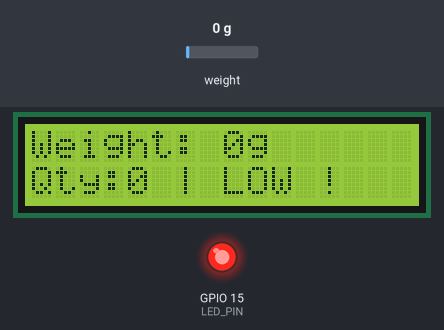
Bench run of a sketch on a simulated ESP32. Shown: 16×2 character LCD, output pins drawn as LEDs (lit = HIGH). The inputs (shaded band) are chosen by the test bench; at power-on: weight on the scale 0 g. WiFi joins after 1.5 s; servers stay silent unless stated; EEPROM starts erased; no MQTT or app messages arrive unless stated; what the sketch prints to the serial monitor is not drawn.

Above: at 3.1 s.
3.2 s: weight on the scale set to 100 g
At 5.3 s:
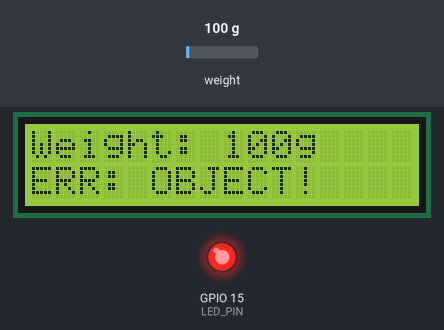
6.0 s: weight on the scale set to 4198 g
At 6.9 s:
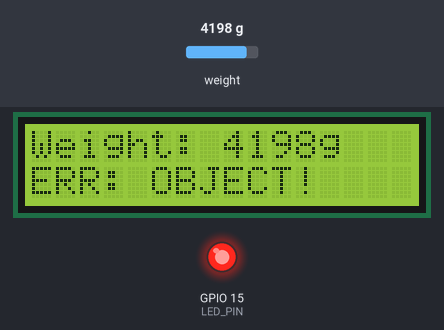
8.0 s: weight on the scale set to 4293 g
At 9.5 s:
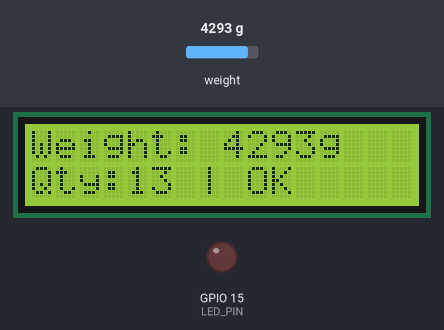
Timing chart, 0 to 11.0 s (numbered marks = the images above; inputs shaded):
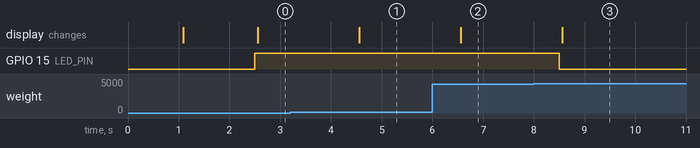

The sketch:

sketch.ino
```cpp
#include "HX711.h"
#include <LiquidCrystal_I2C.h>
#include <Preferences.h>
#include <WiFi.h>
#include <PubSubClient.h>
#include <ArduinoJson.h>
#include <math.h>

// ============================================================
// DE TAI 41 - KE HANG THONG MINH BAO TON KHO
// SV1: ESP32 / Wokwi / Firmware
// Dashboard: Node-RED (xem nodered/smart-shelf-dashboard.json)
// Tai lieu: README.md (so do dau noi, giao thuc MQTT, hieu chuan)
// ============================================================

// 1. WIFI VA MQTT (HIVEMQ PUBLIC - CHI DE THU NGHIEM)
const char* ssid = "Wokwi-GUEST";
const char* password = "";
const char* mqtt_server = "broker.hivemq.com";
const int mqtt_port = 1883;

const char* DEVICE_ID = "shelf_01";
const char* topic_telemetry = "smartretail/shelves/shelf_01/telemetry";
const char* topic_commands  = "smartretail/shelves/shelf_01/commands";
const char* topic_status    = "smartretail/shelves/shelf_01/status";

// Last Will: broker tu gui OFFLINE neu mat ket noi MQTT bat ngo.
// ONLINE duoc ESP32 publish sau khi ket noi thanh cong.
const char* mqtt_offline_payload =
  "{\"device_id\":\"shelf_01\",\"connection\":\"OFFLINE\"}";
const char* mqtt_online_payload =
  "{\"device_id\":\"shelf_01\",\"connection\":\"ONLINE\"}";

WiFiClient espClient;
PubSubClient client(espClient);
Preferences preferences;
HX711 scale;
LiquidCrystal_I2C lcd(0x27, 16, 2);
long saved_offset = 0;

// 2. KET NOI PHAN CUNG (GIU NGUYEN diagram.json HIEN TAI)
const int LOADCELL_DOUT_PIN = 4;
const int LOADCELL_SCK_PIN = 5;
const int LED_PIN = 15;

// 3. THONG SO CAN VA NGUONG CANH BAO
// He so 0.42 la gia tri da hoat dong tren mo phong Wokwi.
// Khi lap loadcell 50kg THAT, bat buoc hieu chuan lai.
float calibration_factor = 0.42f;
const int WEIGHT_PER_ITEM = 330;  // 330g / san pham
const int MIN_STOCK_LEVEL = 3;   // Canh bao khi con 0, 1 hoac 2 san pham
const int TOLERANCE = 50;        // +-50g (phai dong bo voi slide)

// 4. CAC BO DEM THOI GIAN
const unsigned long MEASURE_INTERVAL = 2000;    // Doc va gui moi 2 giay
const unsigned long MQTT_RETRY_INTERVAL = 5000; // Thu lai MQTT moi 5 giay
const unsigned long WIFI_RETRY_INTERVAL = 10000;// Thu lai Wi-Fi moi 10 giay
const unsigned long AUTO_ZERO_TIME = 10000;     // Theo doi troi 0g trong 10 giay
const unsigned long RESET_HOLD_TIME = 10000;    // Tat LED sau RESET trong 10 giay

unsigned long lastMeasureMillis = 0;
unsigned long lastMqttAttempt = 0;
unsigned long lastWifiAttempt = 0;
unsigned long zeroDriftStart = 0;
unsigned long resetAlertMillis = 0;
bool mqttAttempted = false;
bool wifiWasConnected = false;
bool force_reset_alert = false;
String mqttClientId;

// 5. LOC TRUNG VI CUA 5 MAU
float getMedianWeight() {
  float samples[5];
  for (int i = 0; i < 5; i++) {
    samples[i] = scale.get_units(1);
  }
  for (int i = 0; i < 4; i++) {
    for (int j = i + 1; j < 5; j++) {
      if (samples[i] > samples[j]) {
        float temp = samples[i];
        samples[i] = samples[j];
        samples[j] = temp;
      }
    }
  }
  return samples[2];
}

// 6. WIFI: KHONG CHO VO HAN TRONG setup()
void setup_wifi() {
  WiFi.mode(WIFI_STA);
  WiFi.setAutoReconnect(true);
  Serial.println("Dang ket noi Wi-Fi: Wokwi-GUEST");
  WiFi.begin(ssid, password, 6); // Wokwi-GUEST su dung kenh 6
  lastWifiAttempt = millis();
}

void maintain_wifi(unsigned long now) {
  bool wifiConnected = (WiFi.status() == WL_CONNECTED);

  if (wifiConnected) {
    if (!wifiWasConnected) {
      Serial.println("Da ket noi Wi-Fi thanh cong!");
      Serial.print("IP: ");
      Serial.println(WiFi.localIP());
    }
  } else {
    if (wifiWasConnected) {
      Serial.println("Wi-Fi OFFLINE! ESP32 van tiep tuc do can.");
    }
    if (now - lastWifiAttempt >= WIFI_RETRY_INTERVAL) {
      lastWifiAttempt = now;
      Serial.println("Dang thu ket noi lai Wi-Fi...");
      WiFi.reconnect();
    }
  }

  wifiWasConnected = wifiConnected;
}

// 7. NHAN LENH DIEU KHIEN TU NODE-RED
void mqtt_callback(char* topic, byte* payload, unsigned int length) {
  if (strcmp(topic, topic_commands) != 0) return;

  String messageTemp;
  for (unsigned int i = 0; i < length; i++) {
    messageTemp += (char)payload[i];
  }

  Serial.print("Nhan lenh tu [");
  Serial.print(topic);
  Serial.print("]: ");
  Serial.println(messageTemp);

  StaticJsonDocument<256> doc;
  DeserializationError error = deserializeJson(doc, messageTemp);
  if (error) {
    Serial.print("Loi JSON: ");
    Serial.println(error.c_str());
    return;
  }

  const char* command = doc["command"] | "";
  if (strcmp(command, "RESET_ALERT") == 0) {
    force_reset_alert = true;
    resetAlertMillis = millis();
    digitalWrite(LED_PIN, LOW);
    Serial.println(">> DA NHAN LENH RESET_ALERT: Tat LED trong 10 giay!");
  } else {
    Serial.println("Lenh khong hop le / khong duoc ho tro.");
  }
}

// 8. MQTT: KHONG DUNG while CHO KET NOI LAI
void maintain_mqtt(unsigned long now) {
  if (WiFi.status() != WL_CONNECTED) return;

  if (client.connected()) {
    client.loop();
    return;
  }

  if (mqttAttempted && now - lastMqttAttempt < MQTT_RETRY_INTERVAL) {
    return;
  }
  mqttAttempted = true;
  lastMqttAttempt = now;

  Serial.printf("[%lu ms] Dang ket noi MQTT...", now);

  // Client ID on dinh theo MAC, tranh trung voi client khac.
  bool ok = client.connect(
    mqttClientId.c_str(),
    topic_status,
    1,                 // Will QoS
    true,              // Will retain
    mqtt_offline_payload
  );

  if (ok) {
    Serial.println(" Thanh cong!");
    if (client.subscribe(topic_commands)) {
      Serial.println("Da subscribe topic commands!");
    } else {
      Serial.println("Subscribe topic commands that bai!");
    }

    bool published = client.publish(topic_status, mqtt_online_payload, true);
    Serial.println(published ? "Da publish ONLINE (LWT status topic)."
                             : "Khong publish duoc ONLINE!");
  } else {
    Serial.print(" That bai! rc=");
    Serial.println(client.state());
    Serial.println("Se thu lai MQTT sau 5 giay...");
  }
}

// 9. HIEN THI LCD
void display_lcd(int weight_g, int quantity, const String& status_str) {
  char firstLine[17];
  snprintf(firstLine, sizeof(firstLine), "Weight: %dg", weight_g);

  lcd.setCursor(0, 0);
  lcd.print("                ");
  lcd.setCursor(0, 0);
  lcd.print(firstLine);

  lcd.setCursor(0, 1);
  lcd.print("                ");
  lcd.setCursor(0, 1);
  if (status_str == "ERR:OBJECT") {
    lcd.print("ERR: OBJECT!");
  } else {
    lcd.print("Qty:");
    lcd.print(quantity);
    lcd.print(status_str == "LOW_STOCK" ? " | LOW !" : " | OK");
  }
}

// 10. KHOI DONG
void setup() {
  Serial.begin(115200);
  pinMode(LED_PIN, OUTPUT);
  digitalWrite(LED_PIN, LOW);

  lcd.init();
  lcd.backlight();
  lcd.setCursor(0, 0);
  lcd.print("Khoi dong can...");

  scale.begin(LOADCELL_DOUT_PIN, LOADCELL_SCK_PIN);
  scale.set_scale(calibration_factor);

  preferences.begin("scale", false);
  if (preferences.isKey("offset")) {
    saved_offset = preferences.getLong("offset", 0);
    scale.set_offset(saved_offset);
    Serial.printf("Da nap offset tu Flash: %ld\n", saved_offset);
  } else {
    scale.tare(); // Dat tai ve 0 truoc khi khoi dong mo phong
    saved_offset = scale.get_offset();
    preferences.putLong("offset", saved_offset);
    Serial.printf("Da Tare va luu offset: %ld\n", saved_offset);
  }
  preferences.end();

  client.setServer(mqtt_server, mqtt_port);
  client.setCallback(mqtt_callback);
  client.setKeepAlive(15);     // Broker co the phat LWT sau khi qua keepalive
  client.setSocketTimeout(2); // Gioi han mot phan thoi gian doi MQTT

  mqttClientId = String("ESP32-SmartShelf-") +
                 String((uint32_t)(ESP.getEfuseMac() & 0xFFFFFF), HEX);

  setup_wifi();
  lcd.clear();
  Serial.println("He thong Ke Hang Thong Minh san sang!");
}

// 11. VONG LAP CHINH
void loop() {
  unsigned long now = millis();
  maintain_wifi(now);
  maintain_mqtt(now);

  // Sau 10 giay, cho phep LED canh bao hoat dong tro lai.
  if (force_reset_alert && now - resetAlertMillis >= RESET_HOLD_TIME) {
    force_reset_alert = false;
    Serial.println(">> Het 10s RESET_ALERT, bat lai giam sat LED.");
  }

  if (now - lastMeasureMillis < MEASURE_INTERVAL) return;
  lastMeasureMillis = now;

  if (!scale.is_ready()) {
    Serial.println("Loi HX711: khong san sang!");
    return;
  }

  // 1. Loc trung vi
  float current_weight = getMedianWeight();

  // 2. Auto-zero khi sai lech nho gan muc 0 duy tri 10 giay.
  // Chi dung khi ke thuc su trong, khong tu tare khi dang co hang.
  if (fabsf(current_weight) > 0.5f &&
      fabsf(current_weight) <= TOLERANCE) {
    if (zeroDriftStart == 0) {
      zeroDriftStart = now;
    } else if (now - zeroDriftStart >= AUTO_ZERO_TIME) {
      scale.tare();
      current_weight = 0;
      zeroDriftStart = 0;
      Serial.println(">> [AUTO-ZERO] Da tare lai tai moc 0g.");
    }
  } else {
    zeroDriftStart = 0;
  }

  // 3. Chan nhieu am va nhieu gan 0g
  if (current_weight <= TOLERANCE) current_weight = 0;

  // 4. Dem san pham va phat hien sai lech khoi luong
  int rounded_weight = (int)lroundf(current_weight);
  int quantity = (int)lroundf((float)rounded_weight / WEIGHT_PER_ITEM);
  int expected_weight = quantity * WEIGHT_PER_ITEM;
  int weight_diff = abs(rounded_weight - expected_weight);
  bool is_foreign_object = rounded_weight > 0 && weight_diff > TOLERANCE;

  String status_str = "OK";
  bool turn_on_led = false;
  if (is_foreign_object) {
    status_str = "ERR:OBJECT";
    turn_on_led = true;
  } else if (quantity < MIN_STOCK_LEVEL) {
    status_str = "LOW_STOCK";
    turn_on_led = true;
  }

  if (force_reset_alert) turn_on_led = false;
  digitalWrite(LED_PIN, turn_on_led ? HIGH : LOW);

  // 5. JSON telemetry: luon co 4 truong da thong nhat voi SV2
  StaticJsonDocument<256> tx_doc;
  tx_doc["device_id"] = DEVICE_ID;
  tx_doc["weight_g"] = rounded_weight;
  tx_doc["quantity"] = quantity;
  tx_doc["alert_status"] = status_str;

  char jsonBuffer[256];
  serializeJson(tx_doc, jsonBuffer, sizeof(jsonBuffer));

  bool sent = client.connected() &&
              client.publish(topic_telemetry, jsonBuffer);
  if (sent) {
    Serial.print("Da gui MQTT: ");
    Serial.println(jsonBuffer);
  } else {
    Serial.println("MQTT OFFLINE - Khong gui duoc du lieu!");
  }

  // 6. Cap nhat man hinh ke hang
  display_lcd(rounded_weight, quantity, status_str);
}
```

Measured:
- the behaviour switches between 4239 and 4240 g on weight on the scale (found by bisection; images 2 and 3)
- after the input at 3.2 s, the display: changes after 1.4 s (image 1)
- after the input at 6.0 s, the display: changes after 0.56 s (image 2)
- after the input at 8.0 s, GPIO 15 (LED_PIN): HIGH → LOW after 0.50 s; the display: changes after 0.56 s (image 3)
